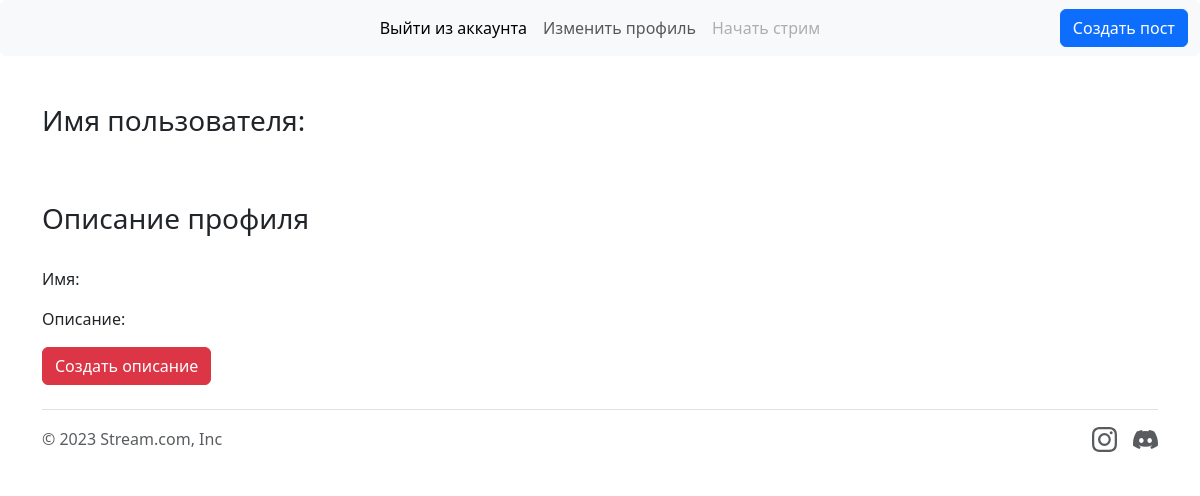
The app's page /user/2 (signed in), older data.
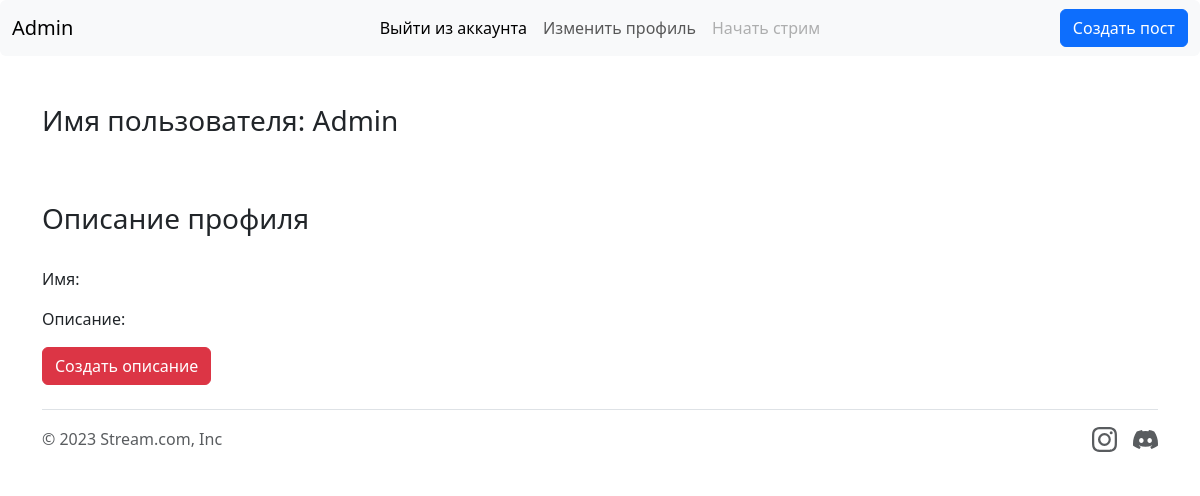
The same page, newer data.
### server/main.py (models this page shows)
class User(db.Model, UserMixin):
    id = db.Column(db.Integer, primary_key=True)
    username = db.Column(db.String(20), unique=True, nullable=False)
    password = db.Column(db.String(60), nullable=False)

### server/main.py (the view)
@app.route('/user/<int:id>')
@login_required
def data(id):
    base = User.query.get(id)
    datauser = Datauser.query.get(id)
    return render_template('dashboard.html', base=base, datauser=datauser)

### server/main.py (called while the page is built)
@login_manager.user_loader
def load_user(user_id):
    return User.query.get(int(user_id))

### server/templates/dashboard.html (shortened to what this page needs)
{% extends 'user.html' %}
{% block content %}
<br><br>
<div class="container">
    <h1 class="h3 mb-3 fw-normal">Имя пользователя: {{ base.username }}</h1><br><br>
    <div class="row">
        <div class="col-8">
            <h3>Описание профиля</h3>
            <br>
            <p>Имя: {{ datauser.name }}</p>
            <p>Описание: {{ datauser.description }}</p>
            <a href="/user/{{ base.id }}/add" class="btn btn-danger">Создать описание</a>
        </div>
    </div>
</div>
{% endblock %}

### server/templates/user.html (shortened to what this page needs)
<!doctype html>
<html lang="ru">
<head>
    <link href="https://cdn.jsdelivr.net/npm/bootstrap@5.3.0-alpha1/dist/css/bootstrap.min.css" rel="stylesheet">
</head>
<body>
<nav class="navbar navbar-expand-lg bg-light rounded" aria-label="Thirteenth navbar example">
      <div class="container-fluid">
        <div class="navbar-collapse d-lg-flex collapse show" id="navbarsExample11" style="">
          <a class="navbar-brand col-lg-3 me-0" href="/user/{{ base.id }}">{{ base.username }}</a>
          <ul class="navbar-nav col-lg-6 justify-content-lg-center">
            <li class="nav-item">
              <a class="nav-link active" aria-current="page" href="/logout">Выйти из аккаунта</a>
            </li>
            <li class="nav-item">
              <a class="nav-link" href="/user/{{ base.id }}/edit">Изменить профиль</a>
            </li>
            <li class="nav-item">
              <a class="nav-link disabled">Начать стрим</a>
            </li>
          </ul>
          <div class="d-lg-flex col-lg-3 justify-content-lg-end">
            <a href="/social" ><button class="btn btn-primary">Создать пост</button></a>
          </div>
        </div>
      </div>
    </nav>
{% block content %}
{% endblock %}
<div class="container">
  <footer class="d-flex flex-wrap justify-content-between align-items-center py-3 my-4 border-top">
    <div class="col-md-4 d-flex align-items-center">
      <span class="mb-3 mb-md-0 text-muted">© 2023 Stream.com, Inc</span>
    </div>
    <ul class="nav col-md-4 justify-content-end list-unstyled d-flex">
      <li class="ms-3"><a class="text-muted" href="https://instagram.com/"></a></li>
      <li class="ms-3"><a class="text-muted" href="https://discord.com/"></a></li>
    </ul>
  </footer>
</div>
</body>
</html>

Row changes from the older to the newer data that the page shows:
added User: username "Admin"
